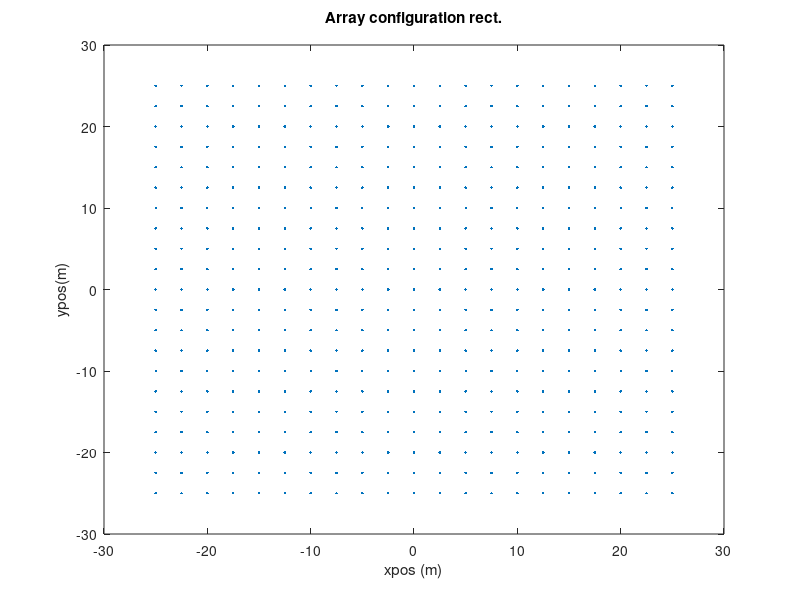

Write the MATLAB code that produced this figure. (Note: this script raises an error after producing the figure.)
% Script to simulate visibilities from a specific array configuration, and source locations.
% Arguments:
% 	parm.arrayrad : Extent of the array to be simulated, in meters.
%	parm.elemspace : Element spacing, in meters.
%   parm.pa        : Position angle of the array
%   parm.stretch   : Factor by which to stretch one dimension wrt. other.
%	parm.l0,m0     : Location of point sources in the sky, in l,m coordinates
%   parm.deb       : Bool controlling the generation of debug plots
%	parm.arrayconfig: Distribution of antennas. 
%					Currently supported:
%					- 'rect' : Equispaced rectangular 2-D grid of antennas
%					- 'disk' : Equispaced anntennas within a disk
%					- 'ring' : Equispaced antennas within an annuli
%					- 'lba_outer': LOFAR's LBA_OUTER actual configuration
%					- 'lba_inner': LOFAR's LBA_INNER actual configuration
%  parm.fft        : Parameter defining whether FFT imaging should be carried
%                    out.
%  parm.freq       : Frequency of simulation. Needed as array extent is in
%                    meters.
% pep/28Apr15

function [out, parm] = simvis (parm)
    def_freq = 60e6;  % Hz.
    
    % If no parameters are given, this is our default case.
	if (exist ('parm') == 0)
		parm.arrayrad = 25;  % meters
		parm.elemspace = 2.5; % Default lambda / 2;
		parm.deb       = 1;
         % Locate sources of unit amplitude at the locations (in l,m units) as specified above.
		parm.l0 = 0.25, parm.m0 = 0.25;
		parm.deb       = 1;
		parm.arrayconfig = 'rect';
        parm.fft       = 1;
        parm.freq      = def_freq;
        parm.pa        = 0;
        parm.stretch   = 1;
	else
        % Check if all required parameters are available, else put in defaults,
        % even if unsed.
        if (isfield (parm, 'arrayrad') == 0)
            parm.arrayrad = 50;
        end;

        if (isfield (parm, 'elemspace') == 0)
            parm.elemspace = 2.5;
        end;

        if (isfield (parm, 'pa') == 0)
            parm.pa = 0;
        end;

        if (isfield (parm, 'stretch') == 0)
            parm.stretch = 1;
        end;

        if (isfield (parm, 'l0') == 0)
            parm.l0 = 0.25;
        end;

        if (isfield (parm, 'm0') == 0)
            parm.m0 = 0.25;
        end;

        if (isfield (parm, 'deb') == 0)
            parm.deb = 1;
        end;

        if (isfield (parm, 'array_config') == 0)
            parm.array_config = 'rect';
        end;

        if (isfield (parm, 'fft') == 0)
            parm.fft = 1;
        end;

        if (isfield (parm,'freq') == 0)
            parm.freq = def_freq;
        end;
        
    end;
    % Need these parameters only for theoretical arrays
    if (strcmp (lower(parm.arrayconfig), 'lba_outer') == 0 && strcmp(lower(parm.arrayconfig),'lba_inner') == 0 && strcmp(lower(parm.arrayconfig), 'lba_outer_12') == 0)
	    arraysampling_x = [-parm.arrayrad:parm.elemspace:parm.arrayrad]; 
        arraysampling_y = [-parm.arrayrad*parm.stretch:parm.elemspace:parm.arrayrad*parm.stretch];
    end;
	deb = parm.deb;
	l0 = parm.l0;
	m0 = parm.m0;

    % Generate the rotation matrix (only in 2D) for the given position angle.
    rotmat = [cosd(parm.pa) -sind(parm.pa);
              sind(parm.pa)  cosd(parm.pa)];

	fprintf (1, '<-- %s array config chosen.\n', parm.arrayconfig);
	switch lower(parm.arrayconfig)
        case 'linear'
            [xpos, ypos] = meshgrid (arraysampling_x, arraysampling_y);

		case 'rect'
            % Example parameter structure:
            % parm.arrayconfig='rect'; parm.l0=0.1; parm.m0=0.25;
            % parm.arrayrad=100; parm.Nelem2rad=5; parm.deb=1;

			% Create a rectangular grid of antenna, equi-spaced
			[xpos, ypos] = meshgrid (arraysampling_x, arraysampling_y);
            zpos = zeros (1, length (xpos));

		case 'disk'
            % Example parameter structure:
            % parm.arrayconfig='disk'; parm.l0=0.1; parm.m0=0.25;
            % parm.arrayrad=100; parm.Nelem2rad=5; parm.deb=1;

			% Create a disk of antennas, with radius being the extent of array sampling.
            [xpos, ypos] = meshgrid (arraysampling_x, arraysampling_y);
			discsel = (sqrt(xpos.^2 + ypos.^2./parm.stretch) < parm.arrayrad);
			xpos = xpos (discsel);
			ypos = ypos (discsel);
            zpos = zeros (1, length (xpos));

		case 'ring'
            % Example parameter structure:
            % parm.arrayconfig='ring'; parm.l0=0.1; parm.m0=0.25;
            % parm.arrayrad=100; parm.Nelem2rad=5; parm.deb=1; parm.inner_rad =
            % 70;

			% Create a ring of antenna, with inner rad = inner_rad
            [xpos, ypos] = meshgrid (arraysampling_x, arraysampling_y);
			discsel = (sqrt(xpos.^2 + ypos.^2./parm.stretch) < parm.arrayrad);
            if (isfield (parm, 'inner_rad') == 0)
                parm.inner_rad = parm.arrayrad/2;
            end;
			innerdiscsel = (sqrt(xpos.^2 + ypos.^2./parm.stretch) < parm.inner_rad);
			ringsel = discsel - innerdiscsel;
			xpos = xpos(ringsel==1);
			ypos = ypos(ringsel==1);
            zpos = zeros (1, length (xpos));

		case 'lba_outer'
			load ('poslocal_outer.mat', 'poslocal');
			xpos = poslocal(:,1); % - poslocal(1,1);
			ypos = poslocal(:,2); % - poslocal(1,2);
            zpos = poslocal(:,3);

		case 'lba_inner'
			load ('poslocal_inner.mat', 'poslocal');
			xpos = poslocal(:,1) - poslocal(1,1);
			ypos = poslocal(:,2) - poslocal(1,2);
            zpos = poslocal(:,3);

		case 'lba_outer_12'
			load ('poslocal_outer_afaac12.mat', 'poslocal');
			xpos = poslocal(:,1); % - poslocal(1,1);
			ypos = poslocal(:,2); % - poslocal(1,2);
            zpos = poslocal(:,3);

		otherwise
			error (sprintf ('### Config %s is unimplemented!\n', parm.arrayconfig));
	end;


    % Rotate the configuration
    tmp = rotmat * [xpos(:) ypos(:)]';
    xpos = reshape (tmp (1,:), size (xpos));
    ypos = reshape (tmp (2,:), size (ypos));

	Nelem = length (xpos(:));

	if (deb > 0)
		% Show the array layout. A different colored dot for each row of elements in the array.
        figure();
		plot (xpos(:), ypos(:), '.'); 
		xlabel ('xpos (m)'); ylabel ('ypos(m)');
		title (sprintf ('Array configuration %s.\n', parm.arrayconfig));
	end;

    uloc = (meshgrid (xpos) - meshgrid (xpos).'); % U in m 
    vloc = (meshgrid (ypos) - meshgrid (ypos).'); % V in m
    wloc = (meshgrid (zpos) - meshgrid (zpos).'); % W in m
    % V = exp (-(2*pi*1i*parm.freq/299792458)*(uloc*l0 + vloc*m0));
    
    % Generate phasor due to location of each element
    we = exp (-(2*pi*1i*parm.freq/299792458) *(xpos(:)*l0 + ypos(:)*m0)); 
	V = we * we'; % Generate the visibilities for the system at hand.

	out.tobs = now();
	out.freq = parm.freq;
    if (parm.fft == 0)

	    % Create an image using acm2skymap:
	    out.img_l = [-1:0.0025:1];
    	out.img_m = out.img_l;
        out.map = acm2skyimage (V, ypos(:), xpos(:), 299792458, out.img_l, out.img_m);
    else

	    % Create a map using FFT imaging.
		gparm.type = 'pillbox';
	    gparm.lim  = 0;
	    gparm.duv = 0.5;				% Default, reassigned from freq. of obs. to
										% image just the full Fov (-1<l<1)
	    gparm.Nuv = 1500;				% size of gridded visibility matrix
	    gparm.uvpad = 1536;				% specifies if any padding needs to be added
	    gparm.fft  = 1;

	    % uloc = meshgrid (poslocal(:,1)) - meshgrid (poslocal (:,1)).';
	    % vloc = meshgrid (poslocal(:,2)) - meshgrid (poslocal (:,2)).';
	   	[radecmap, out.map, out.gridvis, out.img_l, out.img_m] = ... 
			  fft_imager_sjw_radec (V(:), uloc(:), vloc(:), ... 
						gparm, [], [], out.tobs, out.freq, 0);
    end;
	out.V = V;

	if (deb > 0)
        figure();
        mask = meshgrid(out.img_l).^2 + meshgrid(out.img_m).'.^2 < 1;
		%imagesc (out.img_l, out.img_m, 10*log10(real(out.map)).*mask); colorbar; axis tight;
		imagesc (out.img_l, out.img_m, (real(out.map)).*mask); colorbar; axis tight;
		xlabel ('l'); ylabel ('m');
		title (sprintf ('Simulated map for %s array, max bline %d lambda, Ampl (dB)', parm.arrayconfig, parm.arrayrad/(299792458/parm.freq)));
        
%        figure();
%        subplot (121);
%        imagesc (abs(out.V)); colorbar; axis tight;
%		xlabel ('Ant'); ylabel ('Ant');
%		title ('ACM amplitude');
%        subplot (122);
%        imagesc (angle(out.V)); colorbar; axis tight;
%		xlabel ('Ant'); ylabel ('Ant');
%		title ('ACM phase');
	end;
